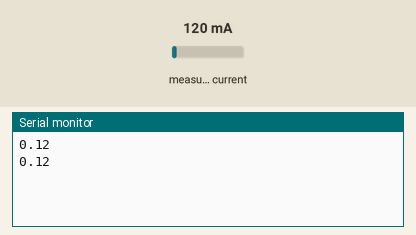
Recording of a sketch running on a simulated Arduino Uno, built with avr-gcc and run on an emulated ATmega328P. Shown: the last lines printed to the serial monitor. The test bench sets the inputs (shaded band); at power-on: measured current 120 mA.

Above: at 2.1 s.
2.2 s: measured current set to 40 mA
At 3.5 s:
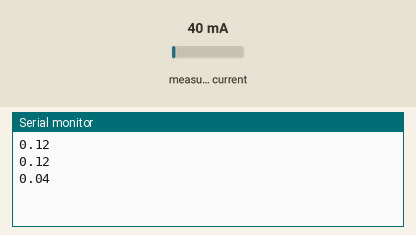
3.8 s: measured current set to 500 mA
At 3.8 s:
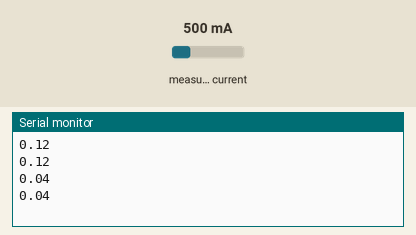
Timing chart, 0 to 6.8 s (numbered marks = the images above; inputs shaded):
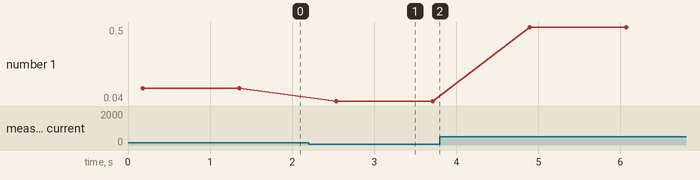

The sketch:

current_only100amps.ino
```cpp
// (licence header left out)
#include "EmonLib.h"                   // Include Emon Library
EnergyMonitor emon1;                   // Create an instance

void setup()
{
  Serial.begin(9600);
  emon1.current(A0, 58);             // Current: input pin, calibration.
}

void loop()
{
  double Irms = emon1.calcIrms(1480);  // Calculate Irms only

  Serial.println(Irms);		       // Irms
  delay(1000);
}
```

Measured:
- after the input at 2.2 s, the serial monitor: prints a new line after 0.34 s (image 1)
- plotted number 1: 0.12 → 0.04 after the input at 2.2 s, 0.04 → 0.5 after the input at 3.8 s
